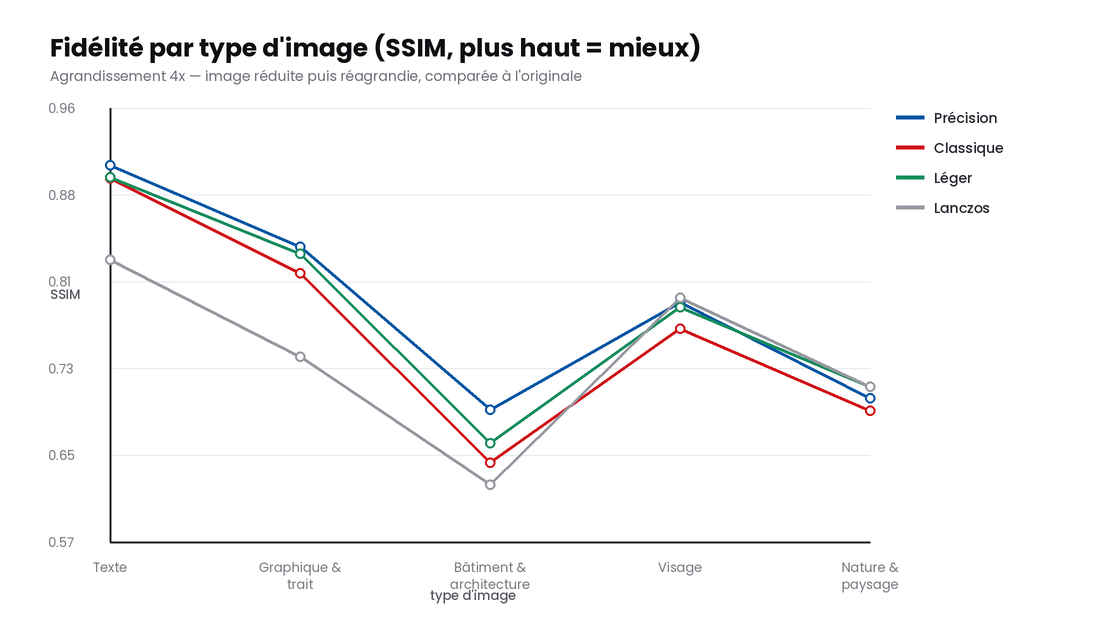
#> input picture benchmarks/chart-categories.png, 1100 x 620 px, given in place of synth_texte.png, which was not available
$ python visuals.py
#> lines starting #> are read from the running program, lines starting #| are printed output that depends on the picture; pictures that were not available may be replaced by others from this repository, and a replacement may not be noted
"""Regenerates a handful of outputs and lays them out as 1:1 crops, so the
numbers can be checked by eye."""
import os
import subprocess

from PIL import Image, ImageDraw, ImageFont

HERE = os.path.dirname(os.path.abspath(__file__))
GT = os.path.join(HERE, "gt")
WORK = os.path.join(HERE, "vis")
REPO = os.path.dirname(os.path.dirname(os.path.abspath(__file__)))
BIN = os.path.join(REPO, "resources/linux/bin/upscayl-bin")
MODELS_DIR = os.path.join(REPO, "resources/models")
FONTS = os.path.join(
    os.path.dirname(os.path.dirname(os.path.abspath(__file__))),
    "renderer/fonts/poppins")
SCALE = 4

MODELS = [("4xLSDIRCompactC3", "Précision"),
          ("upscayl-standard-4x", "Classique"),
          ("upscayl-lite-4x", "Léger")]

# name, crop box on the ground truth, caption
CASES = [
    ("synth_texte", (20, 150, 420, 300), "Texte — corps 14 à 7 px"),
    ("synth_graphique", (430, 90, 830, 240), "Graphique — courbes fines et repères"),
    ("urban_006", (300, 240, 700, 390), "Bâtiment — motif répété"),
    ("set14_009", (150, 150, 430, 255), "Visage — peau et contours doux"),
    ("set14_013", (40, 300, 440, 450), "Texte imprimé — couverture"),
]


def font(name, size):
    return ImageFont.truetype(os.path.join(FONTS, name), size)


def build(name, box, caption):
#> called with name = 'synth_texte', box = (20, 150, 420, 300), caption = 'Texte — corps 14 à 7 px'
    os.makedirs(WORK, exist_ok=True)
    im = Image.open(os.path.join(GT, f"{name}.png")).convert("RGB")
#> im is the input picture: PIL image 1100x620 RGB; mean R, G, B 248.4, 248.4, 248.8
    w, h = im.width - im.width % SCALE, im.height - im.height % SCALE
#> w = 1100; h = 620
    im = im.crop((0, 0, w, h))
    src = os.path.join(WORK, f"{name}__in.png")
    im.resize((w // SCALE, h // SCALE), Image.LANCZOS).save(src)
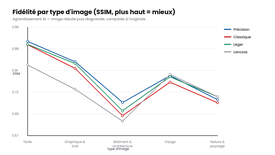
#> saved as synth_texte__in.png: PIL image 275x155 RGB; mean R, G, B 247.9, 247.9, 248.3

    panels = [("Original", im)]
    lanc = im.resize((w // SCALE, h // SCALE), Image.LANCZOS) \
             .resize((w, h), Image.LANCZOS)
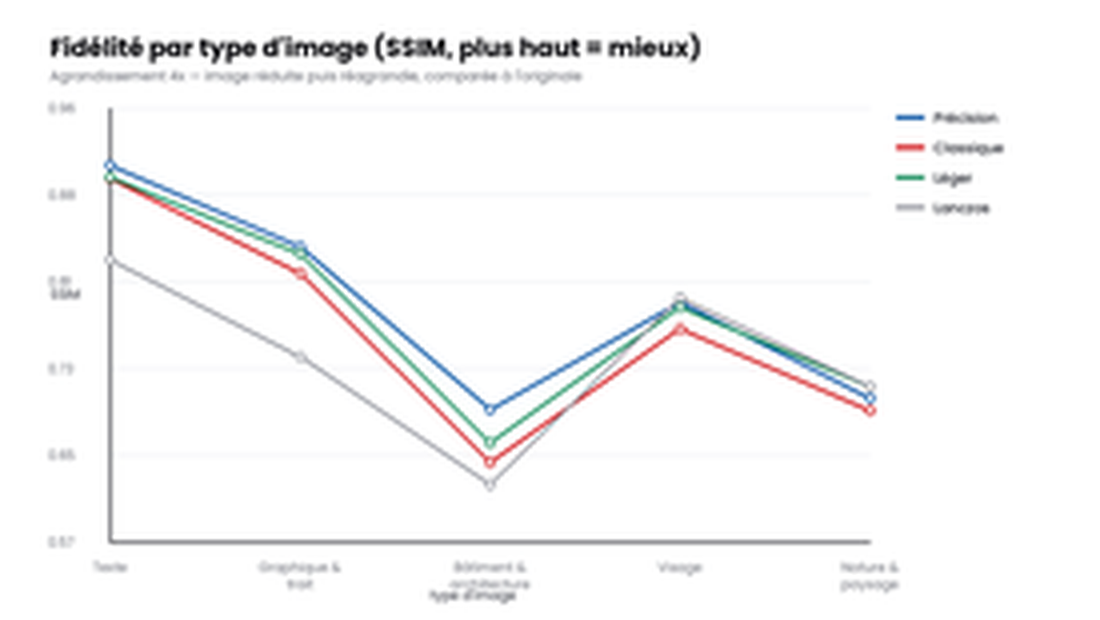
#> lanc: PIL image 1100x620 RGB; mean R, G, B 247.6, 247.6, 248
    panels.append(("Lanczos", lanc))
    for model, label in MODELS:
        dst = os.path.join(WORK, f"{name}__{model}.png")
        if not os.path.exists(dst):
            subprocess.run([BIN, "-i", src, "-o", dst, "-m", MODELS_DIR,
                            "-n", model, "-s", str(SCALE), "-f", "png"],
                           capture_output=True)
#> (this line was passed over: subprocess is not available in this run)
        if os.path.exists(dst):
            panels.append((label, Image.open(dst).convert("RGB")))

    x0, y0, x1, y1 = box
    x1, y1 = min(x1, w), min(y1, h)
#> x1 = 420; y1 = 300
    cw, ch = x1 - x0, y1 - y0
#> cw = 400; ch = 150
    LBL, PAD = 26, 8
    W = PAD + len(panels) * (cw + PAD)
#> W = 824
    H = 34 + LBL + ch + PAD
#> H = 218
    canvas = Image.new("RGB", (W, H), "white")
#> canvas: PIL image 824x218 RGB; every value is 255
    d = ImageDraw.Draw(canvas)
    d.text((PAD, 8), caption, font=font("Poppins-Bold.ttf", 16),
           fill=(16, 16, 20))
    f = font("Poppins-Medium.ttf", 13)
    for i, (label, img) in enumerate(panels):
        crop = img.crop((x0, y0, x1, y1))
        x = PAD + i * (cw + PAD)
        canvas.paste(crop, (x, 34 + LBL))
        col = (0, 85, 164) if label == "Précision" else (16, 16, 20)
        d.text((x + 2, 34 + 4), label, font=f, fill=col)
        d.rectangle([x, 34 + LBL, x + cw - 1, 34 + LBL + ch - 1],
                    outline=(205, 207, 214))
#> this loop made 2 passes
#> (label, x, col) on passes 1 to 2: ('Original', 8, (16, 16, 20)), ('Lanczos', 416, (16, 16, 20))
#> pass 1, in build, `crop = img.crop((x0, y0, x1, y1))`:
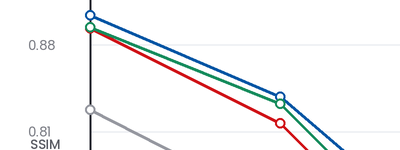
#> crop: PIL image 400x150 RGB; mean R, G, B 244.9, 245.5, 246.2
#> pass 2, in build, `crop = img.crop((x0, y0, x1, y1))`:
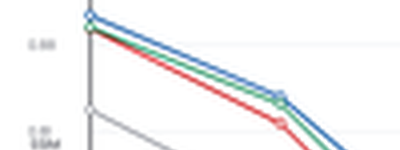
#> crop: PIL image 400x150 RGB; mean R, G, B 243.7, 244.2, 245
#> after the loop:
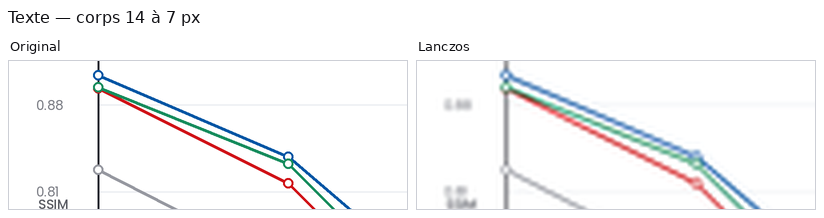
#> canvas: PIL image 824x218 RGB; mean R, G, B 246.3, 246.7, 247.3
    out = os.path.join(HERE, f"visuel-{name}.png")
    canvas.save(out)
    print("wrote", out, canvas.size)
#| wrote benchmarks/visuel-synth_texte.png (824, 218)


for name, box, caption in CASES:
    build(name, box, caption)
#> pass 2 of the loop `for name, box, caption in CASES:`:
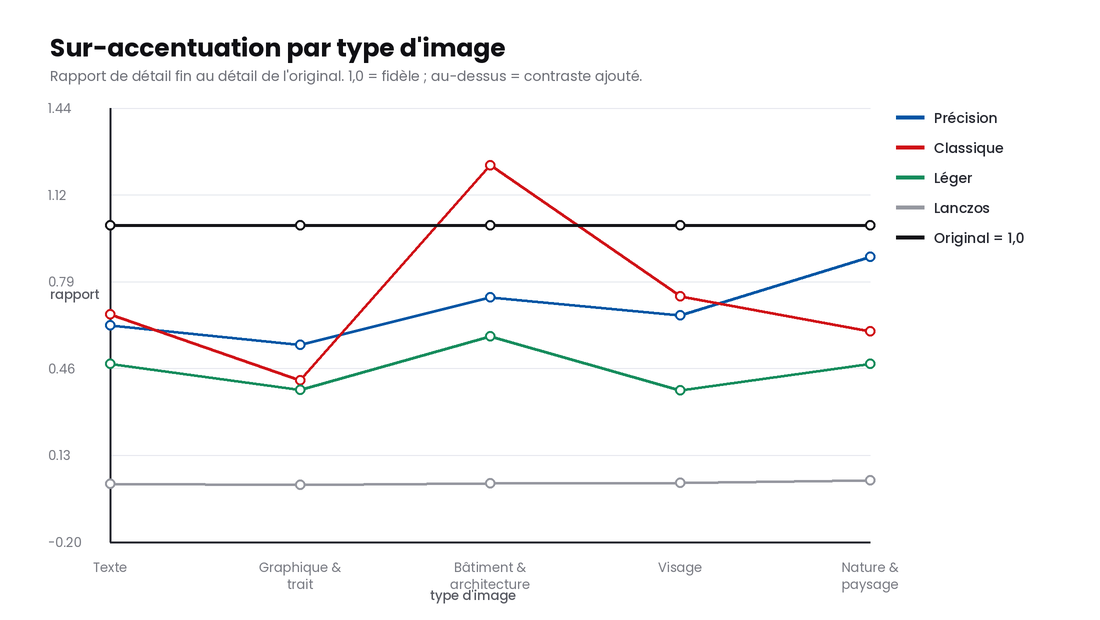
#> input picture benchmarks/chart-nettete.png, 1100 x 620 px, given in place of synth_graphique.png, which was not available
#> in build, im is the input picture: PIL image 1100x620 RGB; mean R, G, B 248.3, 248.3, 248.6
#> the loop in build (call 2), `for i, (label, img) in enumerate(panels):` made 2 passes
#> pass 1, in build (call 2), `crop = img.crop((x0, y0, x1, y1))`:
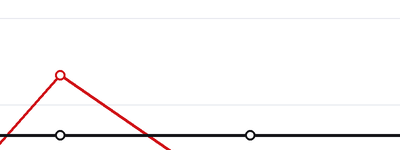
#> crop: PIL image 400x150 RGB; mean R, G, B 249.2, 247.3, 247.5
#> after the loop in build (call 2), `for i, (label, img) in enumerate(panels):`:
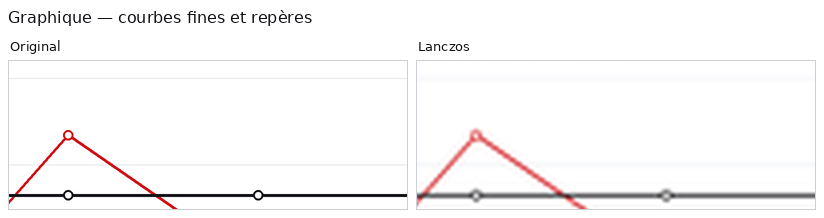
#> canvas: PIL image 824x218 RGB; mean R, G, B 248.7, 247.4, 247.7
#| wrote benchmarks/visuel-synth_graphique.png (824, 218)
#> (the run stopped early here; a loop or call above may not have finished)
